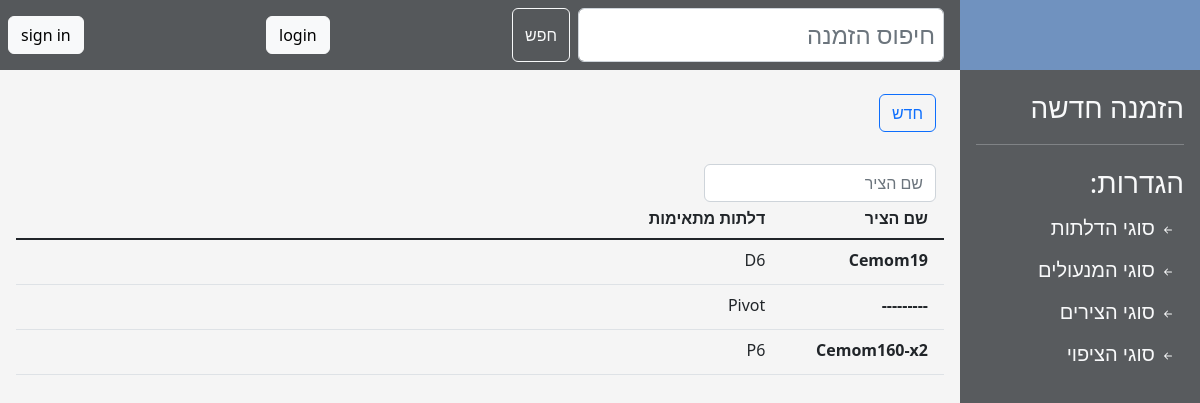
/hinges, run on an earlier commit of the app's database.
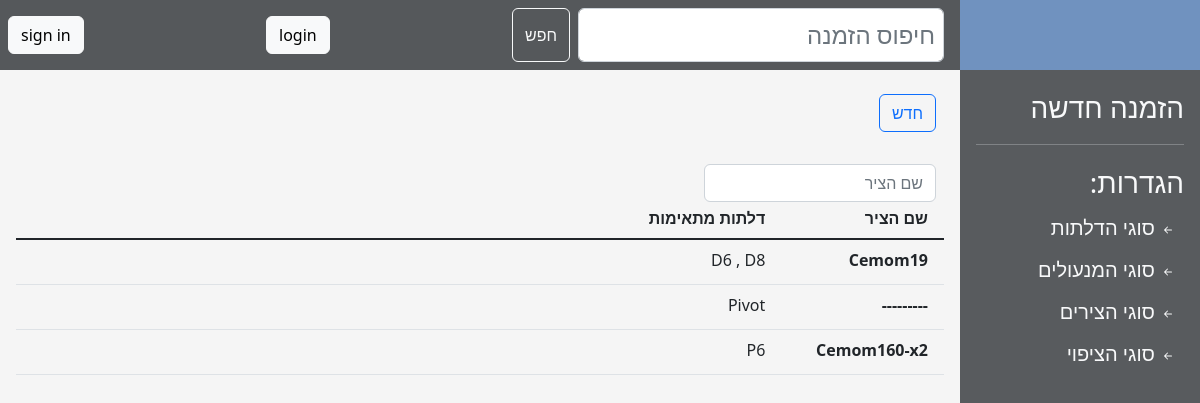
And on a later commit of the database.
### main/models.py (models this page shows, shortened)
class Hinge(models.Model):
    name = models.CharField(max_length=16, help_text="סוג הצירים",
                            verbose_name="", unique=True)
    compatible_doors = models.ManyToManyField('DoorType', help_text="דלתות מתאימות",
                                              verbose_name="סוגי דלתות תואמים:", blank=True)
    index = models.CharField(max_length=16)

class DoorType(models.Model):
    name = models.CharField(max_length=16, help_text="שם הדלת",
                            verbose_name="שם הדלת:", unique=True, null=False, )
    image = models.ImageField(upload_to='images/door_types/', default='',
                              help_text="תמונת הדלת", verbose_name="סקיצה:", blank=True,
                              validators=[validate_image_file_extension])
    height_calculation = models.DecimalField(max_digits=4, decimal_places=1, help_text="הפחתה בגובה",
                                             verbose_name="הפחתה בגובה:", null=False, default=0,
                                             validators=[MaxValueValidator(0)])
    width_calculation = models.DecimalField(max_digits=4, decimal_places=1, help_text="הפחתה ברוחב",
                                            verbose_name="הפחתה ברוחב:", null=False, default=0,
                                            validators=[MaxValueValidator(0)])
    covering_out_height_calculation = models.DecimalField(max_digits=4, decimal_places=1, help_text="הפחתה בגובה",
                                                          verbose_name="הפחתה בגובה:", null=False, default=0,
                                                          validators=[MaxValueValidator(0)])
    covering_out_width_calculation = models.DecimalField(max_digits=4, decimal_places=1, help_text="הפחתה ברוחב",
                                                         verbose_name="הפחתה ברוחב:", null=False, default=0,
                                                         validators=[MaxValueValidator(0)])
    covering_into_height_calculation = models.DecimalField(max_digits=4, decimal_places=1, help_text="הפחתה בגובה",
                                                           verbose_name="הפחתה בגובה:", null=False, default=0,
                                                           validators=[MaxValueValidator(0)])
    covering_into_width_calculation = models.DecimalField(max_digits=4, decimal_places=1, help_text="הפחתה ברוחב",
                                                          verbose_name="הפחתה ברוחב:", null=False, default=0,
                                                          validators=[MaxValueValidator(0)])
    binder_calculation = models.DecimalField(max_digits=4, decimal_places=1, help_text="הפחתה ברוחב",
                                             verbose_name="רוחבן:", null=False, default=0,
                                             validators=[MaxValueValidator(0)])
    def __str__(self):
        return self.name

### main/views.py (the view)
# urls.py: path('hinges', main.views.hinges, name='hinges'),
def hinges(request):
    form = HingesForm()
    form_error = None
    all_hinges = Hinge.objects.all()
    if request.method == 'POST':
        form = HingesForm(request.POST)
        if form.is_valid():
            form.save()
        else:
            form_error = True
    return render(request, 'hinges.html', {'form': form,
                                           'hinges': all_hinges,
                                           'form_error': form_error})

### main/forms.py
class HingesForm(ModelForm):
    class Meta:
        model = Hinge
        fields = ['name', 'compatible_doors']
        widgets = {'name': TextInput(attrs={'class': 'form-control', 'size': '20'}),
                   'compatible_doors': SelectMultiple(attrs={'class': 'form-select'})}
        error_messages = {
            'name': {'required': "שדה חובה", 'unique': "צירים עם שם כזה כבר קיימים במערכת"},
        }

### templates/hinges.html (shortened to what this page needs)
{% extends 'generic_list.html' %}
{% block filter_placeholder %}שם הציר{% endblock %}
{% block table %}
    <div class="row border-bottom border-dark border-2">
        <div class="col-2 pb-1 fw-bold lh-lg mx-1">שם הציר</div>
        <div class="col-3 pb-1 fw-bold lh-lg mx-1">דלתות מתאימות</div>
        <div class="w-25"></div>
        <div class="w-25"></div>
    </div>
    {% load static %}
    {% for hinge in hinges %}
        <div>
            <div data-bs-toggle="collapse"
                 data-bs-target="#record_{{ hinge.id }}"
                 aria-expanded="true" aria-controls="record_{{ hinge.id }}" style="z-index: -1;"
                 class="row table-row border-bottom border-black-50 border-1 tr">
                <div class="col-2 pb-1 fw-bold lh-lg m-1">{{ hinge.name }}</div>
                <div class="col-2 pb-1 lh-lg m-1">
                    {% for door in hinge.compatible_doors.all %}
                        {% if forloop.counter0 > 0 %}
                            <span>, </span>
                        {% endif %}
                        {{ door.name }}
                    {% endfor %}
                </div>
                        </div>
        </div>
    {% endfor %}
{% endblock %}

What changed in the data, as far as the page shows it:
changed Hinge "Cemom19": gains DoorType (name "D8")
